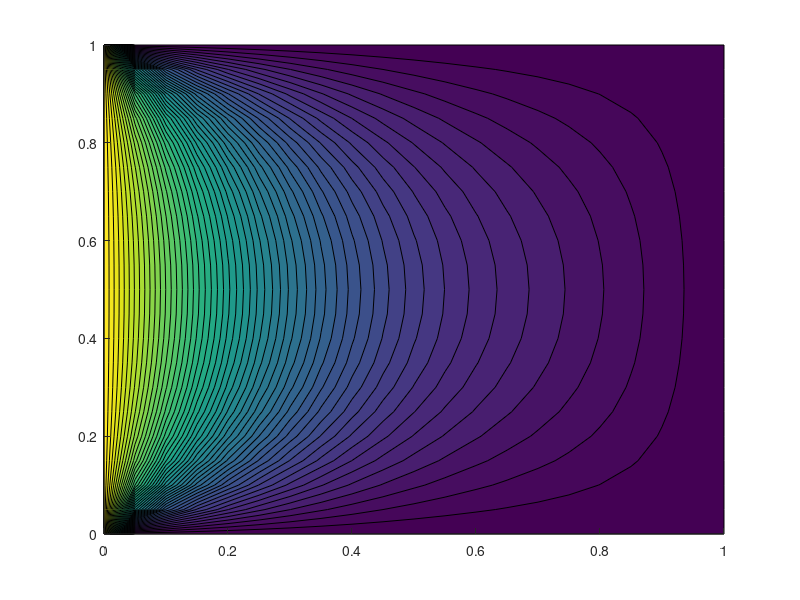

The MATLAB source for this figure: (Note: this script raises an error after producing the figure.)
%----------------------2-D Transient Heat Conduction---------------------- 
%----------------------No Heat Generation----------------------
%Dr.M.binazadeh
%Korosh Agha Mohammad Ghasemi
%Chemical Engineering at Shiraz University
clc;
clear all;
%% Variable Declaration
n = 21;                 %number of nodes
L = 1;                  %length of domain
W = 1;                  %width of domain
alpha = 1e-4;           %thermal diffusivity (m^2/s)

m =(n-2)*(n-2);         %variable used to construct penta diagonal matrix
sm = sqrt(m);

dx = L/(n-1);           %delta x domain 
dy = W/(n-1);           %delta y domain
x = linspace(0,L,n);    %linearly spaced vectors x direction
y = linspace(0,W,n);    %linearly spaced vectors y direction
[X,Y]=meshgrid(x,y);

Tin = 200;              %internal temperature
T  = ones(m,1)* Tin;    %initilizing Space
Ta = zeros(n,n);
A  = zeros(m,m);         
Ax = zeros(m,1);
B  = zeros(sm,sm);

dt = 0.1;                %time step
tmax = 500;              %total Time steps (s)
t = 0 : dt : tmax;
r = alpha * dt /(dx^2);  %for stability, must be 0.5 or less

Tt = 100;                %Top Wall
Tb = 100;                %Bottom Wall
Tl = 800;                %Left Wall
Tr = 100;                %Right Wall

%% Boundry Conditions
Ta(1,1:n) = Tt;         %Top Wall
Ta(n,1:n) = Tb;         %Bottom Wall
Ta(1:n,1) = Tl;         %Left Wall
Ta(1:n,n) = Tr;         %Right Wall

%% Setup Matrix
for ix = 1 : 1 : m
    
    for jx =1 : 1 : m
        
        if (ix == jx)
                A(ix,jx) = (1 + 4*r); 
                
        elseif ( (ix == jx + 1) && ( (ix - 1) ~= sm * round( (ix-1)/sm) ) ) %RHS
                A(ix,jx) = -r;
                
        elseif ( (ix == jx - 1) && ( ix ~= sm*round(ix/sm) ) )
                A(ix,jx) = -r;
                
        elseif (ix == jx + sm)
                A(ix,jx) = -r;
                
        elseif (jx == ix + sm)
                A(ix,jx) = -r;
        else
                A(ix,jx) = 0;
        end
    end
end

 
for iy = 1 : 1 : sm
    
    for jy = 1 : 1 : sm
        
        if (iy == 1) && (jy == 1)
            B(iy,jy) = r * (Tl + Tt);
            
        elseif (iy == 1) && (jy == sm)
            B(iy,jy) = r * (Tt + Tr);                           %LHS
            
        elseif (iy == sm) && (jy == sm)
            B(iy,jy) = r * (Tb + Tr);
            
        elseif (iy == sm) && (jy == 1)
            B(iy,jy) = r * (Tb + Tl);
            
        elseif (iy == 1) && (jy == sm)
            B(iy,jy) = r * (Tt + Tr);
            
        elseif (iy == 1)&&(jy > 1 || jy < sm)
            B(iy,jy) = r * Tt;
            
        elseif (jy == sm) && (iy > 1 || iy < sm)
            B(iy,jy) = r * Tr;
            
        elseif (iy == sm) && ( jy > 1 || jy < sm)
            B(iy,jy) = r * Tb;
            
        elseif (jy == 1) && ( iy > 1 || jy < sm)
            B(iy,jy) = r * Tl;
        else
            B(iy,jy) = 0;
        end
                    
    end
end

 Bx = reshape(B,[],1);  %Convert matrix to vector
 
%% Solution
for l = 2 : length(t)   %time steps
    
     Xx = ( T + Bx );
     
           Ax = A \ Xx;
           
                 T( 1 : m ) = Ax( 1 : m );

                       fprintf('Time t=%d\n',l-1);
    
end

Tx = reshape( Ax , sm , sm); %convert vector to matrix

for i = 2 : 1 : n-1
    
    for j = 2 : 1 :n-1
        
        Ta(i,j) = Tx ( i-1 , j-1 );
        
    end
    
end

%% Plot

   contourf(X,Y,Ta,50,'edgecolor','none');
        h = colorbar;
        ylabel(h, 'Temperature °C')
        colormap jet
        axis equal
            
        title(['Top (Tt)= ',num2str(Tt),'°C']);
            xlabel(['Bottom (Tb)= ',num2str(Tb),'°C'])
            
            yyaxis left
            ylabel(['Left (Tl)= ',num2str(Tl),'°C'])
            
            yyaxis right
            ylabel(['Right (Tr)= ',num2str(Tr),'°C'])
        
        